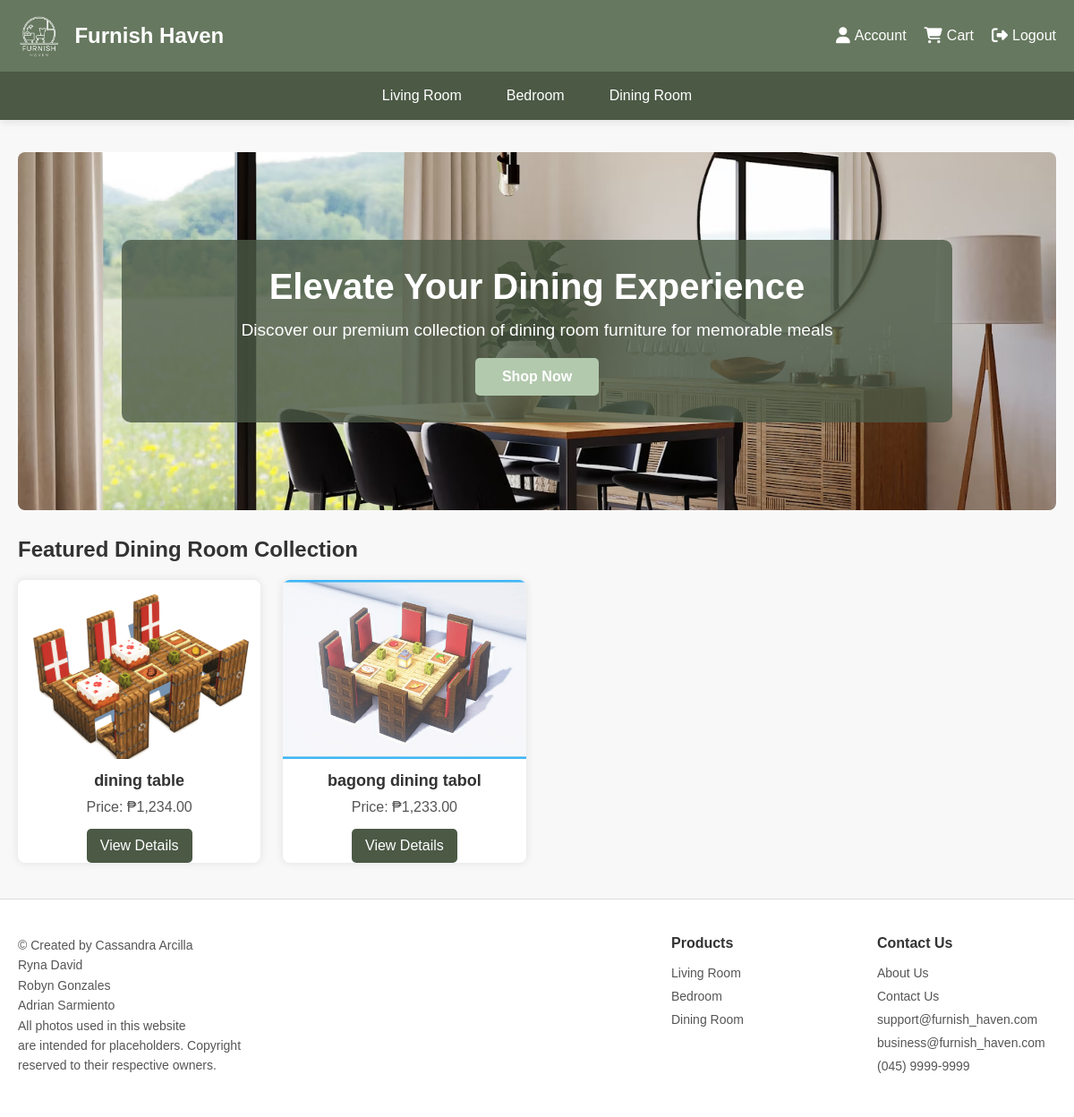
/dining_room.php, run on an earlier commit of the app's database.
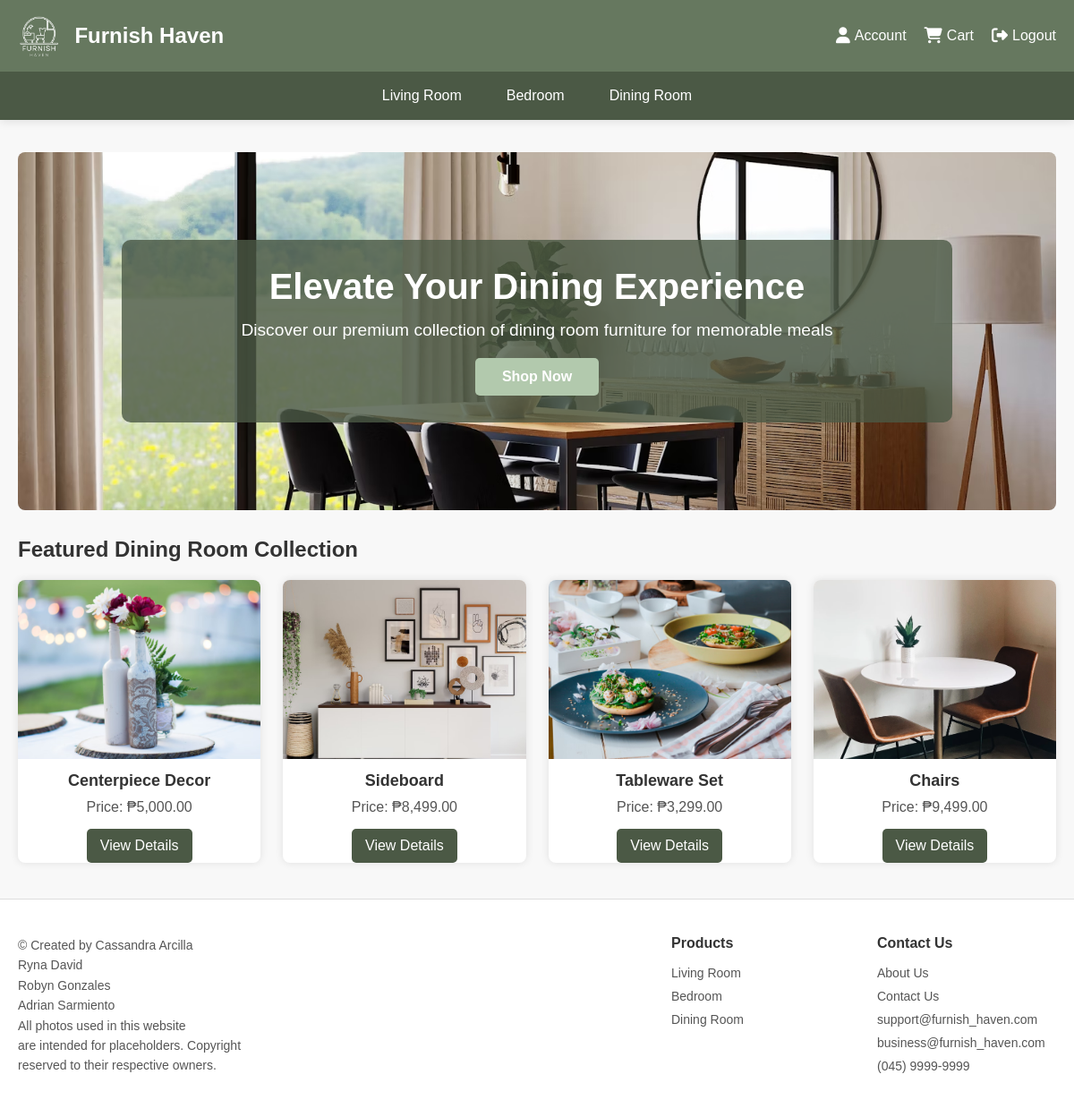
And on a later commit of the database.
### tables this page shows
CREATE TABLE `products` (
  `id` int(11) NOT NULL,
  `main_image` varchar(255) NOT NULL,
  `name` varchar(100) NOT NULL,
  `price` decimal(10,2) NOT NULL,
  `description` text NOT NULL,
  `stock` int(11) DEFAULT 0,
  `category` enum('Living Room','Bedroom','Dining Room') NOT NULL
);

### dining_room.php (the view, shortened to what the changed rows need)
<?php
require_once 'config.php';
try {
    $selected_product = null;
    $stmt = $pdo->prepare("SELECT * FROM products WHERE category = 'Dining Room'");
    $stmt->execute();
    $products = $stmt->fetchAll(PDO::FETCH_ASSOC);
} catch (PDOException $e) {
    error_log("Database error: " . $e->getMessage());
    die("A database error occurred. Please try again later.");
}
?>
<!DOCTYPE html>
<html lang="en">
<head>
    <link rel="stylesheet" href="css/diningroom.css">
    <link rel="stylesheet" href="https://cdnjs.cloudflare.com/ajax/libs/font-awesome/6.6.0/css/all.min.css">
</head>
<body>
    <div class="container">
        <?php if ($selected_product): ?>
            <div class="product-detail-container">
                <div class="product-gallery">
                    <img id="main-image" src="uploads/products/<?php echo htmlspecialchars($selected_product['main_image']); ?>" alt="<?php echo htmlspecialchars($selected_product['name']); ?>" class="main-image">
                    <div class="thumbnail-container">
                        <img src="uploads/products/<?php echo htmlspecialchars($selected_product['main_image']); ?>" alt="Thumbnail 1" class="thumbnail active" onclick="changeImage(this, 'uploads/products/<?php echo htmlspecialchars($selected_product['main_image']); ?>')">
                    </div>
                </div>
                <div class="product-info">
                    <h1><?php echo htmlspecialchars($selected_product['name']); ?></h1>
                    <div class="price">₱<?php echo number_format($selected_product['price'], 2); ?></div>
                    <div class="description"><?php echo htmlspecialchars($selected_product['description']); ?></div>
                    <div class="customization-option">
                        <h3>Quantity</h3>
                        <input type="number" min="1" max="<?php echo intval($selected_product['stock']); ?>" value="1" style="padding: 8px; width: 60px; border: 1px solid #ddd; border-radius: 4px;">
                    </div>
                    <div class="action-buttons">
                        <button class="btn btn-primary" onclick="addToCart(<?php echo intval($selected_product['id']); ?>)">Add to Cart</button>
                        <button class="btn btn-secondary" onclick="addToWishlist(<?php echo intval($selected_product['id']); ?>)">Save to Wishlist</button>
                    </div>
                    <div class="shipping-info">
                        <p><strong>Shipping:</strong> Free standard shipping (3-5 business days). Express shipping available at checkout.</p>
                        <p><strong>Returns:</strong> 30-day easy returns. <a href="#" style="color: #4B5945;">Learn more</a></p>
                        <p><strong>Stock:</strong> <?php echo intval($selected_product['stock']); ?> items available</p>
                    </div>
                </div>
            </div>
        <?php else: ?>
            <div class="hero">
                <div class="hero-content">
                    <h1>Elevate Your Dining Experience</h1>
                </div>
            </div>
            <h2 id="featured">Featured Dining Room Collection</h2>
        <?php endif; ?>
        <div class="product-grid">
    <?php foreach ($products as $product): ?>
        <?php if (!$selected_product || $product['id'] !== $selected_product['id']): ?>
            <div class="product-card">
                <img src="uploads/products/<?php echo htmlspecialchars($product['main_image']); ?>" alt="<?php echo htmlspecialchars($product['name']); ?>">
                <h3><?php echo htmlspecialchars($product['name']); ?></h3>
                <p>Price: ₱<?php echo number_format($product['price'], 2); ?></p>
                <a href="product_details.php?id=<?php echo intval($product['id']); ?>">View Details</a>
            </div>
        <?php endif; ?>
    <?php endforeach; ?>
</div>
    </div>
</body>
</html>

What changed in the data, as far as the page shows it:
removed products: main_image (picture), name "dining table", price "1,234.00"
removed products: main_image (placeholder picture), name "bagong dining tabol", price "1,233.00"
now on this page (row edited): products: main_image (picture), name "Centerpiece Decor", price "5,000.00"
now on this page (row edited): products: main_image (picture), name "Sideboard", price "8,499.00"
added products: main_image (picture), name "Tableware Set", price "3,299.00"
added products: main_image (picture), name "Chairs", price "9,499.00"
